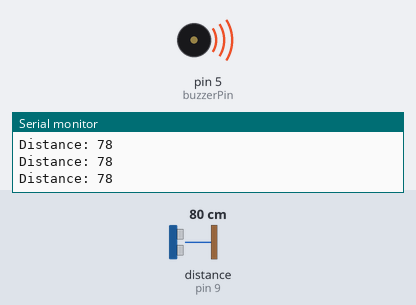
The sketch below on a simulated Arduino Uno, built with avr-gcc and run on an emulated ATmega328P. On the bench: buzzer (waves = sounding, pin HIGH), the last lines printed to the serial monitor. Wiring (inferred from the names in the program): ultrasonic range finder: trigger pin 10; echo pin 9. The test bench sets the inputs (shaded band); at power-on: distance to the obstacle (sensor on pin 9) 80 cm. The echo pulse lasts 58.3 µs per cm; pins used as bus, display or sensor lines are not drawn.

Above: at 1.2 s.
1.3 s: distance to the obstacle (sensor on pin 9) set to 148 cm
2.8 s: distance to the obstacle (sensor on pin 9) set to 155 cm
At 3.7 s:
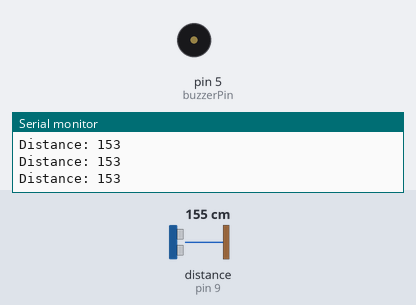
4.4 s: distance to the obstacle (sensor on pin 9) set to 2 cm
At 5.6 s:
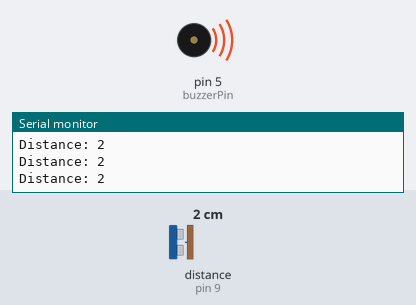
5.9 s: distance to the obstacle (sensor on pin 9) set to 250 cm
At 6.8 s:
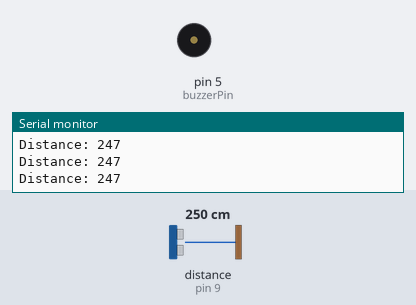
Timing chart, 0 to 8.4 s (numbered marks = the images above; inputs shaded):
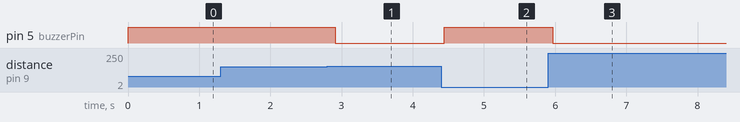

The sketch:

BAO_TROM_SR04.ino
```cpp
// Khai báo chân kết nối cảm biến siêu âm SR04 và còi báo động
const int trigPin = 10;  // Chân Trig của SR04
const int echoPin = 9; // Chân Echo của SR04
const int buzzerPin = 5; // Chân kết nối với còi báo động

// Khai báo biến
long duration;
int distance;

void setup() {
  // Khai báo chân làm OUTPUT hoặc INPUT
  pinMode(trigPin, OUTPUT);
  pinMode(echoPin, INPUT);
  pinMode(buzzerPin, OUTPUT);

  // Bật cổng Serial để hiển thị dữ liệu trên Serial Monitor
  Serial.begin(9600);
}

void loop() {
  // Gửi xung siêu âm từ cảm biến
  digitalWrite(trigPin, LOW);
  delayMicroseconds(2);
  digitalWrite(trigPin, HIGH);
  delayMicroseconds(10);
  digitalWrite(trigPin, LOW);

  // Đo thời gian từ lúc gửi xung đến khi nhận được xung phản xạ
  duration = pulseIn(echoPin, HIGH);

  // Chuyển thời gian thành khoảng cách (đơn vị: cm)
  distance = duration * 0.034 / 2;

  // Hiển thị khoảng cách lên Serial Monitor
  Serial.print("Distance: ");
  Serial.println(distance);

  // Kiểm tra nếu khoảng cách dưới 1.5m thì kích hoạt còi báo động
  if (distance < 150 && distance > 0) {
    digitalWrite(buzzerPin, HIGH); // Bật còi
  } else {
    digitalWrite(buzzerPin, LOW); // Tắt còi
  }

  // Chờ một khoảng thời gian trước khi đo lại (có thể điều chỉnh)
  delay(100);
}
```

Measured:
- the behaviour switches between 151 and 152 cm on distance to the obstacle (sensor on pin 9) (found by bisection; images 0 and 1)
- after the input at 2.8 s, pin 5 (buzzerPin): HIGH → LOW after 0.11 s
- after the input at 4.4 s, pin 5 (buzzerPin): LOW → HIGH at once
- after the input at 5.9 s, pin 5 (buzzerPin): HIGH → LOW after 0.07 s
